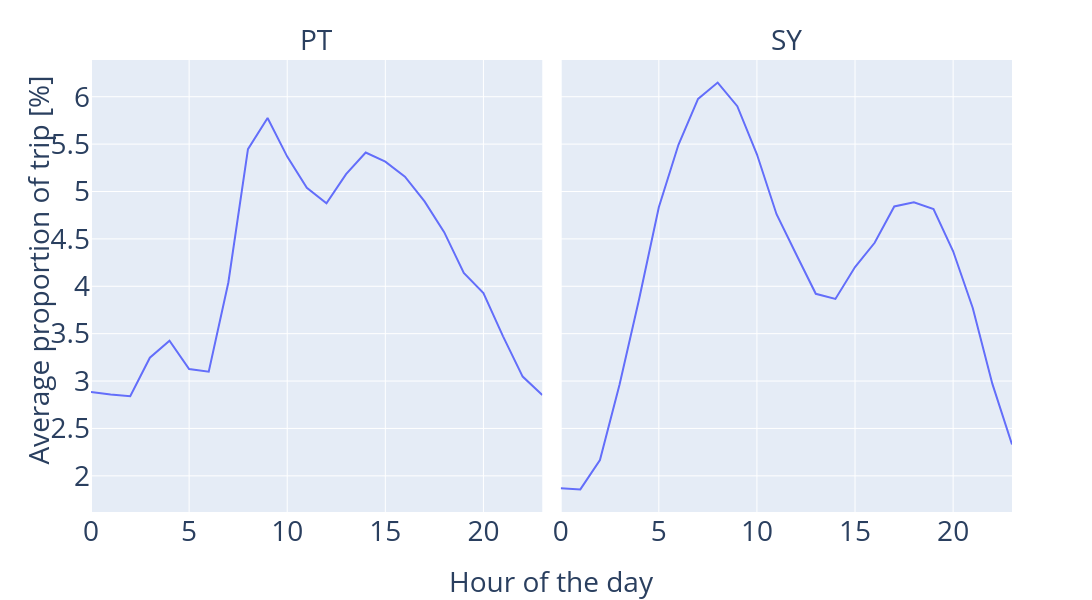

The notebook cell saved with this chart:
### Code cell
# Create a bar plot using Plotly
fig = px.line(
    hourly_trip_count,
    x='hour',
    y='trip_count_percentage',
    facet_col='area_short',
)

fig.for_each_xaxis(lambda x: x.update(title=''))  # Remove titles
fig.for_each_yaxis(lambda x: x.update(title=''))  # Remove titles
fig.add_annotation(x=.5, y=-0.2, text="Hour of the day", xref="paper", yref="paper", showarrow=False)  # x axis
fig.add_annotation(x=-.08, y=0.1, textangle=-90, text="Average proportion of trip [%]", xref="paper", yref="paper", showarrow=False)  # y axis


fig.for_each_annotation(lambda a: a.update(text=a.text.split("=")[-1]))
fig.update_layout(font=dict(size=28), height=600, width=1300,)

# fig.write_image(f"{IMG_PATH}/hourly_trip_distribution.pdf")

fig.show()

### Figure 1 — Plotly figure (JSON) as saved in the notebook; plotly's stock layout.template omitted (floating-point values rounded to 4 significant figures)
{"data": [{"hovertemplate": "area_short=PT<br>hour=%{x}<br>trip_count_percentage=%{y}<extra></extra>", "legendgroup": "", "line": {"color": "#636efa", "dash": "solid"}, "marker": {"symbol": "circle"}, "mode": "lines", "name": "", "orientation": "v", "showlegend": false, "type": "scatter", "x": [0, 1, 2, 3, 4, 5, 6, 7, 8, 9, 10, 11, 12, 13, 14, 15, 16, 17, 18, 19, 20, 21, 22, 23], "xaxis": "x", "y": [2.885, 2.857, 2.84, 3.247, 3.425, 3.128, 3.099, 4.04, 5.447, 5.776, 5.368, 5.04, 4.875, 5.183, 5.412, 5.314, 5.157, 4.896, 4.571, 4.141, 3.929, 3.472, 3.047, 2.852], "yaxis": "y"}, {"hovertemplate": "area_short=SY<br>hour=%{x}<br>trip_count_percentage=%{y}<extra></extra>", "legendgroup": "", "line": {"color": "#636efa", "dash": "solid"}, "marker": {"symbol": "circle"}, "mode": "lines", "name": "", "orientation": "v", "showlegend": false, "type": "scatter", "x": [0, 1, 2, 3, 4, 5, 6, 7, 8, 9, 10, 11, 12, 13, 14, 15, 16, 17, 18, 19, 20, 21, 22, 23], "xaxis": "x2", "y": [1.869, 1.857, 2.166, 2.963, 3.869, 4.833, 5.493, 5.977, 6.149, 5.9, 5.393, 4.76, 4.338, 3.921, 3.867, 4.203, 4.459, 4.842, 4.886, 4.815, 4.369, 3.771, 2.97, 2.33], "yaxis": "y2"}], "layout": {"annotations": [{"showarrow": false, "text": "PT", "x": 0.245, "xanchor": "center", "xref": "paper", "y": 1, "yanchor": "bottom", "yref": "paper"}, {"showarrow": false, "text": "SY", "x": 0.755, "xanchor": "center", "xref": "paper", "y": 1, "yanchor": "bottom", "yref": "paper"}, {"showarrow": false, "text": "Hour of the day", "x": 0.5, "xref": "paper", "y": -0.2, "yref": "paper"}, {"showarrow": false, "text": "Average proportion of trip [%]", "textangle": -90, "x": -0.08, "xref": "paper", "y": 0.1, "yref": "paper"}], "font": {"size": 28}, "height": 600, "legend": {"tracegroupgap": 0}, "margin": {"t": 60}, "width": 1300, "xaxis": {"anchor": "y", "domain": [0, 0.49], "title": {"text": ""}}, "xaxis2": {"anchor": "y2", "domain": [0.51, 1], "matches": "x", "title": {"text": ""}}, "yaxis": {"anchor": "x", "domain": [0, 1], "title": {"text": ""}}, "yaxis2": {"anchor": "x2", "domain": [0, 1], "matches": "y", "showticklabels": false, "title": {"text": ""}}}}
